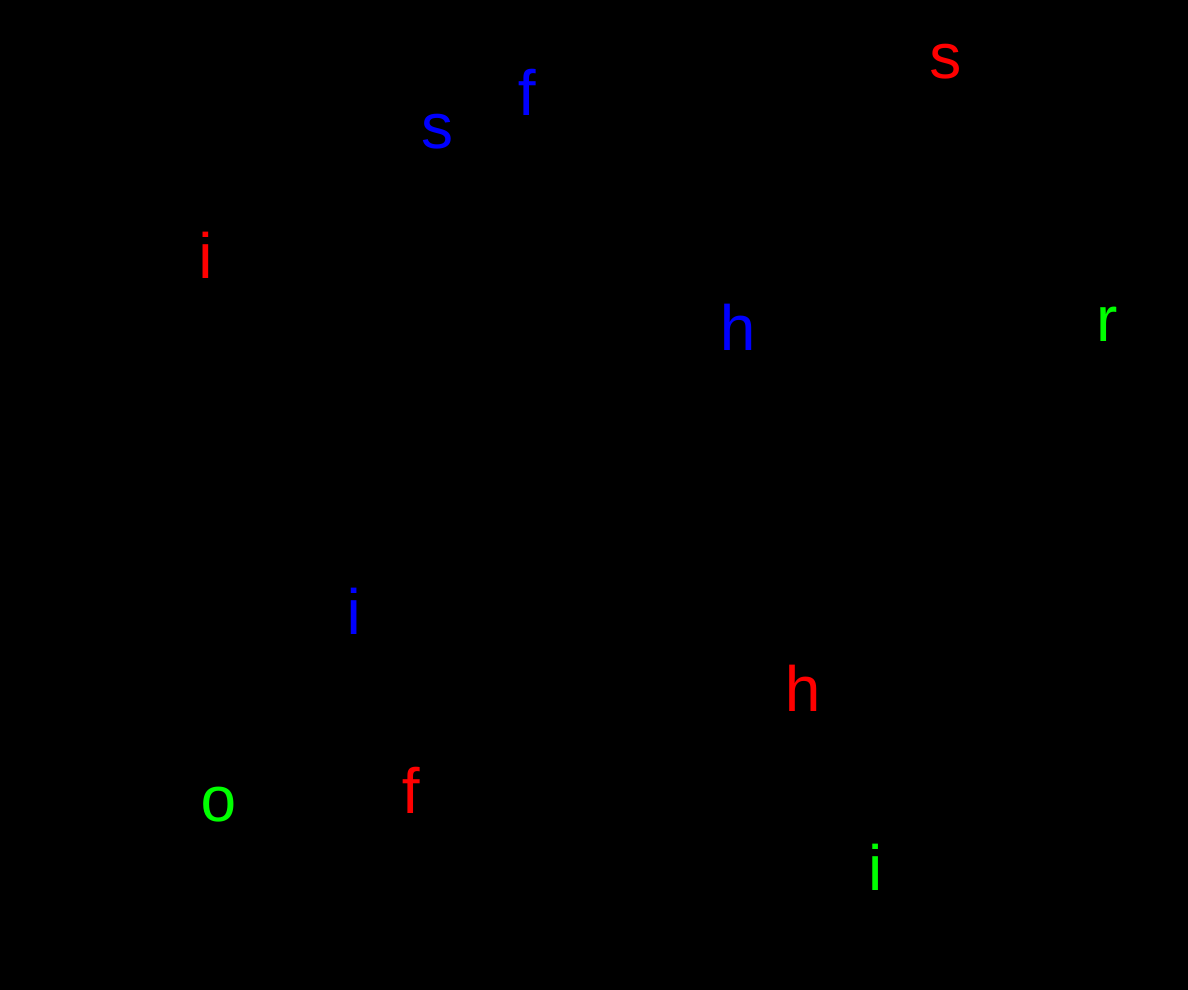
Frame 1 (no input)
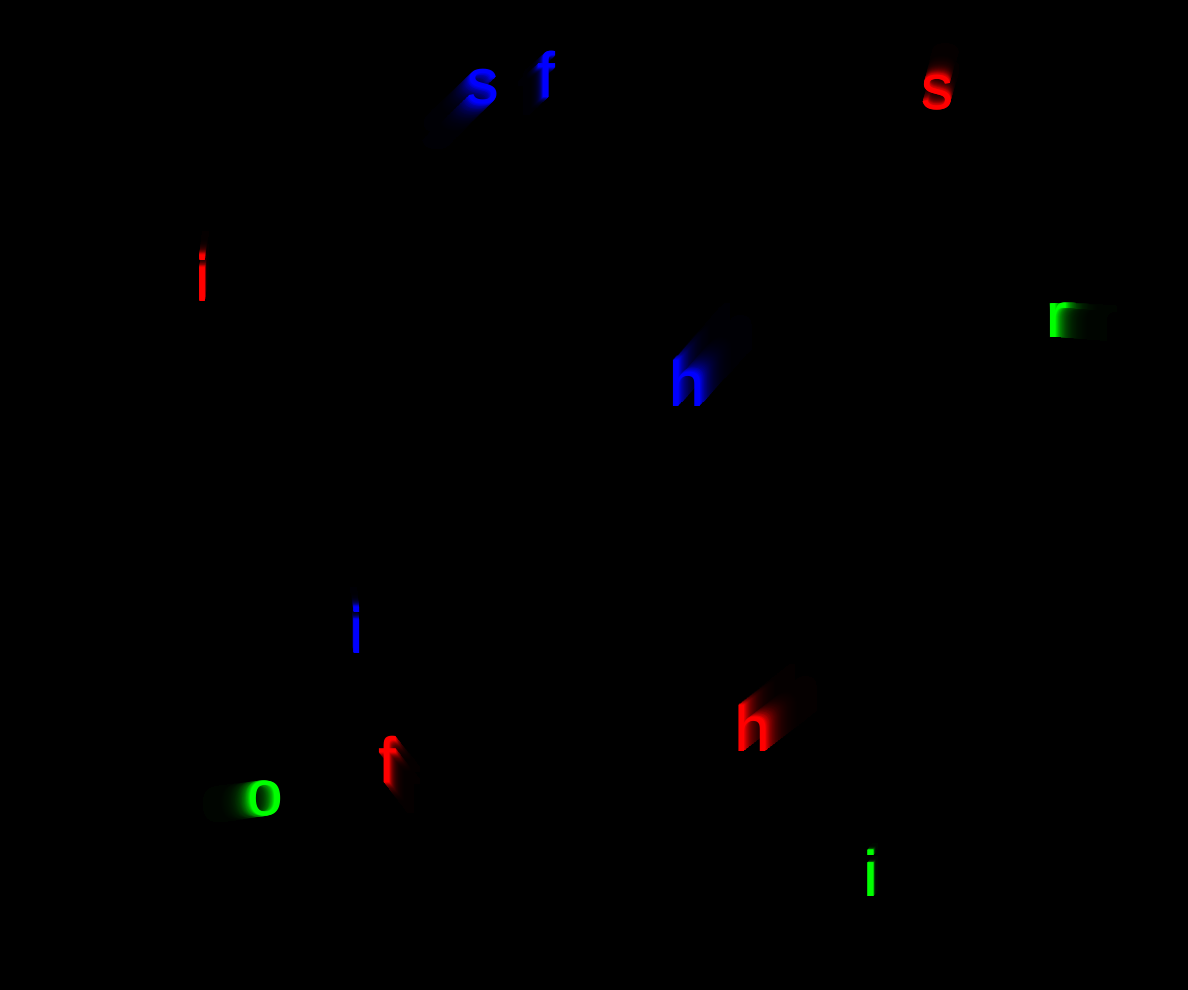
Frame 60 (no input)
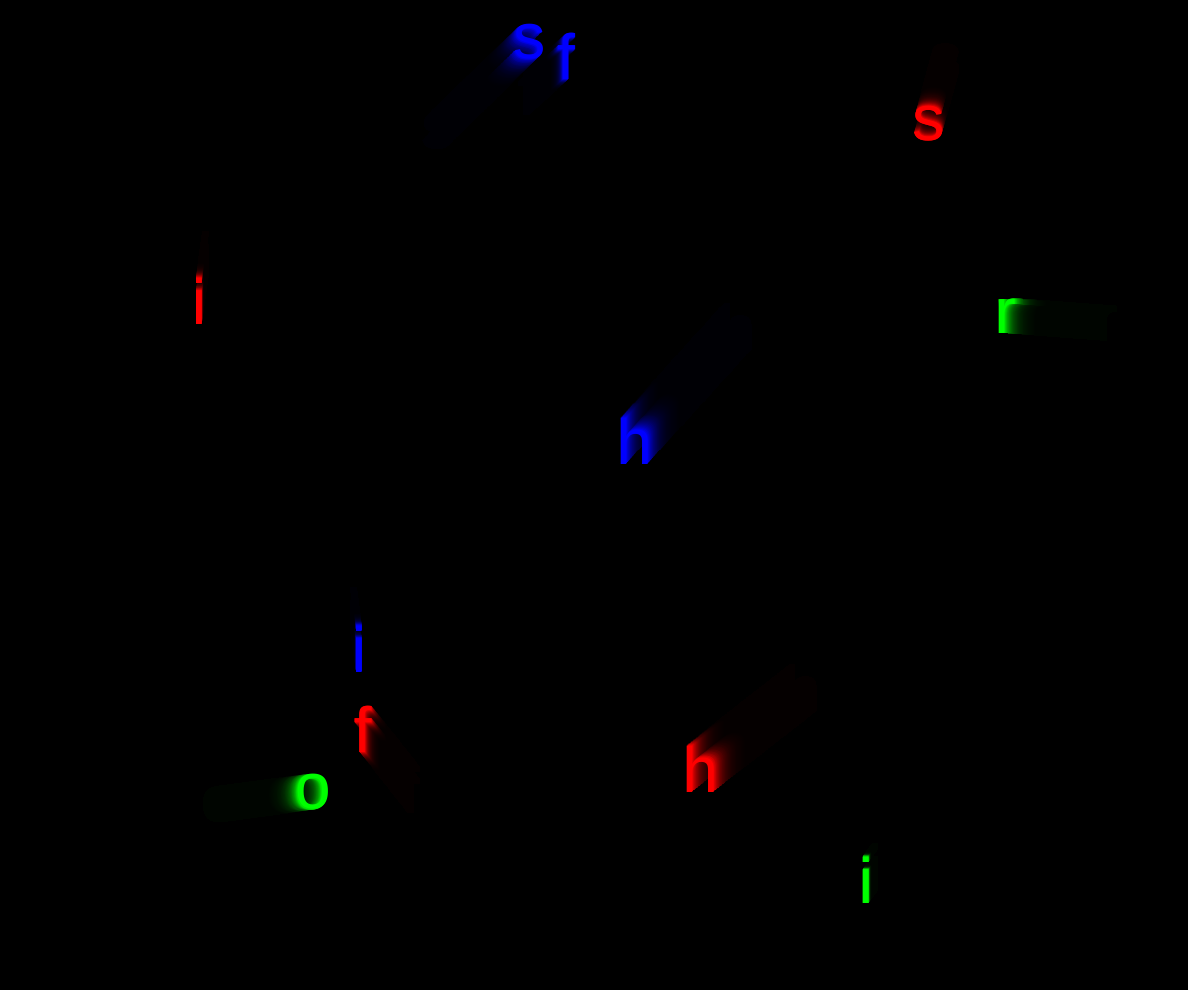
Frame 120 (the mouse pressed at the canvas centre since frame 60)

The p5.js sketch that drew these frames (run headless with seeded random() and noise() and a simulated clock; from frame 60 on, the mouse is pressed at the canvas centre):

// p5.js sketch
// ── sketch.js
let inputWords;
let particles = [];
let questionColorIndex;
let questionAsked = false;
let feedback = '';

function generateRandomSentences(numSentences, wordList) {
  let sentences = [];
  for (let i = 0; i < numSentences; i++) {
    let sentenceLength = 3;
    let sentence = [];
    for (let j = 0; j < sentenceLength; j++) {
      sentence.push(wordList[Math.floor(random(wordList.length))]);
    }
    sentences.push(sentence.join(' '));
  }
  return sentences.join(' ');
}

function setup() {
  createCanvas(windowWidth/1.01, windowHeight/1.01);
  background(0);
  textSize(64);
  textAlign(CENTER, CENTER);

  let wordList = ['acai', 'tongue', 'rio', 'saopaulo', 'beach', 'pedro', 'stef', 'mouth', 'smell', 'fish', 'beauty', 'pinacoteca', 'art'];
  let randomSentences = generateRandomSentences(1, wordList);
  inputWords = randomSentences.split(' ');

  let hueStep = 360 / inputWords.length;
  for (let index = 0; index < inputWords.length; index++) {
    let word = inputWords[index];
    let wordColor = color('hsl(' + (index * hueStep) % 360 + ', 100%, 50%)');

    for (let i = 0; i < word.length; i++) {
      particles.push(new Particle(word[i], wordColor));
    }
  }

  // After 10 seconds, ask the user to guess the word
  setTimeout(() => {
    questionColorIndex = Math.floor(random(inputWords.length));
    let questionColor = color('hsl(' + (questionColorIndex * hueStep) % 360 + ', 100%, 50%)');
    let colorDisplay = document.getElementById("color-display");
    colorDisplay.style.backgroundColor = questionColor.toString("#rrggbb");

    let colorModal = document.getElementById("color-modal");
    colorModal.style.display = "block";

    let submitGuess = document.getElementById("submit-guess");
    submitGuess.addEventListener("click", () => {
      let wordGuess = document.getElementById("word-guess");
      if (wordGuess.value === inputWords[questionColorIndex]) {
        feedback = 'Correct!';
      } else {
        feedback = 'Incorrect!';
      }
      colorModal.style.display = "none";
      questionAsked = true;
    });
  }, 10000);
}

function draw() {
  if (!inputWords) {
    return;
  }

  background(0, 25);

  for (let particle of particles) {
    particle.update();
    particle.display();
  }

  // Display feedback
  if (questionAsked) {
    textSize(32);
    fill(255);
    text(feedback, width / 2, height / 2 - 40);

    // Display the whole sentence with original colors
    textSize(24);
    let sentence = inputWords.join(" ");
    let sentenceWidth = textWidth(sentence);
    let sentencePosX = (width - sentenceWidth) / 2;

    for (let i = 0, wordStart = sentencePosX; i < inputWords.length; i++) {
      let wordColor = color('hsl(' + (i * 360 / inputWords.length) % 360 + ', 100%, 50%)');
      fill(wordColor);
      text(inputWords[i], wordStart, height / 2);
      wordStart += textWidth(inputWords[i] + " ");
    }
  }
}





class Particle {
  constructor(char, wordColor) {
    this.char = char;
    this.wordColor = wordColor;
    this.pos = createVector(random(width), random(height));
    this.vel = createVector(random(-1, 1), random(-1, 1));
    this.acc = createVector();
  }

  update() {
    this.pos.add(this.vel);
    this.vel.add(this.acc);
    this.acc.mult(0);

    let margin = 40;

    if (this.pos.x < margin || this.pos.x > width - margin) {
      this.vel.x *= -1;
    }

    if (this.pos.y < margin || this.pos.y > height - margin) {
      this.vel.y *= -1;
    }
  }

  display() {
    fill(this.wordColor);
    text(this.char, this.pos.x, this.pos.y);
  }
}
